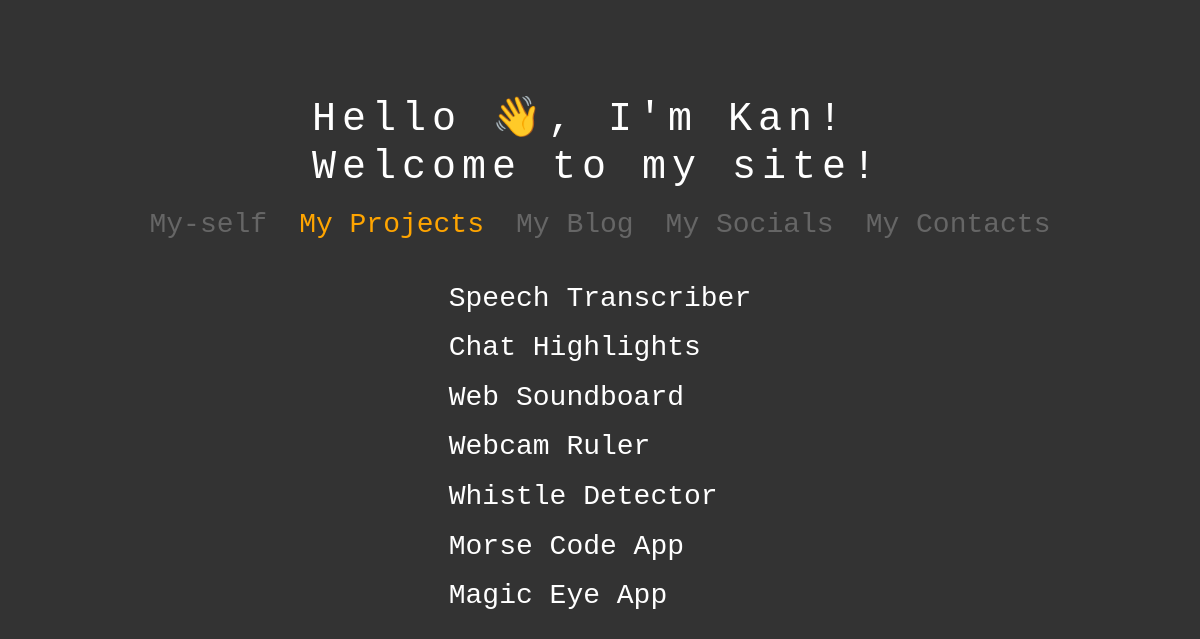
Before: /projects with the older database file.
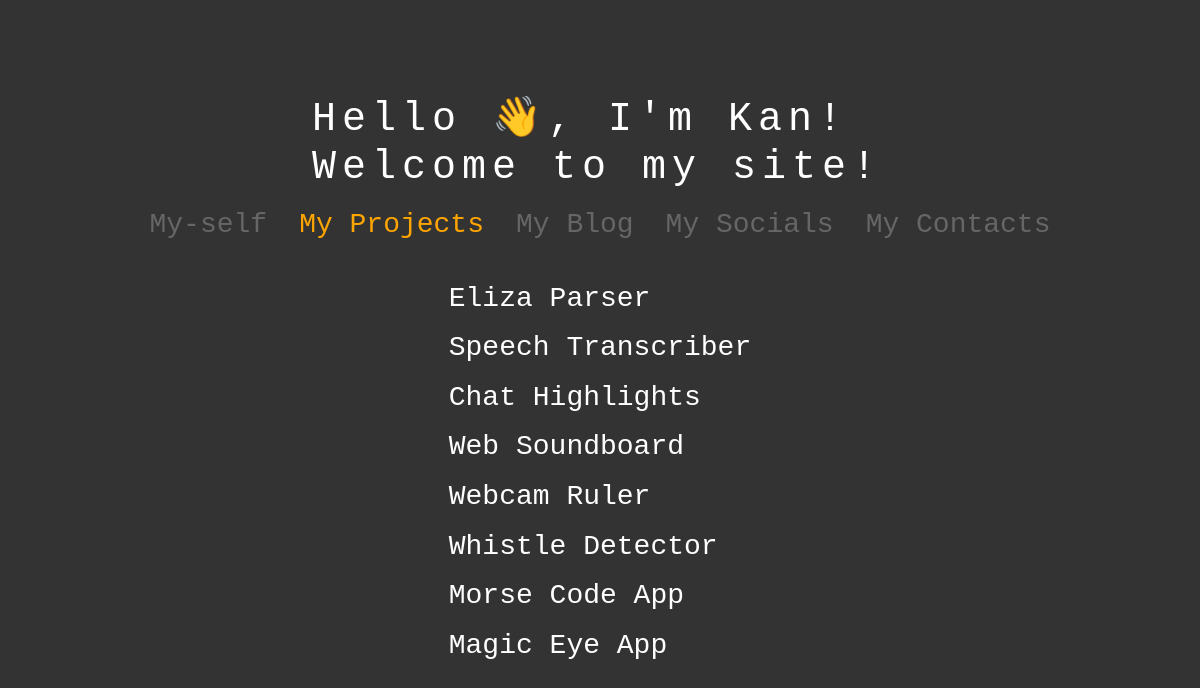
After: the same page with the newer database file.
### apps/main/models.py (models this page shows, shortened)
class Post(models.Model):
    id = models.CharField(primary_key=True, unique=True, max_length=6, default=generate_id)
    title = models.CharField(max_length=200, unique=True,)
    slug = models.SlugField(unique=True, max_length=200)
    updated_on = models.DateTimeField(auto_now=True)
    created_on = models.DateTimeField(auto_now_add=True)
    raw_content = models.TextField()
    content = models.TextField(blank=True, null=True)
    content_type = models.IntegerField(choices=TYPE)
    status = models.IntegerField(choices=STATUS)
    objects = models.Manager()
    class Meta:
        ordering = ['-created_on']

### apps/new_main/views.py (the view)
# urls.py: path('projects', projects_view, name='projects'),
def projects_view(request):
    blog_list = Post.objects.filter(status=1, content_type=0).order_by('-created_on')
    project_list = Post.objects.filter(content_type=1).order_by('-created_on')
    return render(request, 'new_main/index.html', context={'blogs': blog_list,
                                                           'projects': project_list,
                                                           'anchor': 'projects'})

### apps/new_main/templates/new_main/index.html (shortened to what this page needs)
{% extends "_base.html" %}
{% load static %}
{% block ref %}
<link rel="stylesheet" href="https://use.fontawesome.com/releases/v5.0.10/css/all.css">
<link rel="stylesheet" type="text/css" href="{% static 'new_main/css/style.css' %}">
<link rel="stylesheet" type="text/css" href="{% static 'new_main/css/animations.css' %}">
{% endblock ref %}
{% block body %}
<div id="main">
    <div id='intro1' class="intro-div">
        <div class="typewriter"> <h1 id='intro1a'>Hello <span class='wave'>👋</span>, I'm Kan!</h1></div>
        <div class="typewriter"> <h1 id='intro1b'>Welcome to my site!</h1></div>
    </div>
    <div id="header-div1" class='fade-in-top header-div'>
        <h3 id='header-about' class="header" onclick="select_nav('about', '#header-div1');">My-self</h3>
        <h3 id='header-projects' class="header" onclick="select_nav('projects', '#header-div1');">My Projects</h3>
        <h3 id='header-blogs' class="header" onclick="select_nav('blogs', '#header-div1'); blog_toggle(false);">My Blog</h3>
        <div style="display: flex; flex-direction: row; gap: 2em;">
        <h3 id='header-socials' class="header" onclick="select_nav('socials', '#header-div1');">My Socials</h3>
        <h3 id='header-contacts' class="header" onclick="select_nav('contacts', '#header-div1');">My Contacts</h3>
        </div>
    </div>
    <div id="content-div" class="fade-in-top">
        {% include "new_main/projects.html" with projects=projects %}
    </div>
</div>
{% endblock body %}

### apps/new_main/templates/new_main/projects.html
<div id="content-projects" class="fade-in-top content-div">
    <div id='header-div2' class='header-div'>
        {% for project in projects %}
            {% if project.status == 1 %}
                <h3 class='header' onclick="window.location.href='{% url 'project_post' slug_id=project.slug %}'">{{project.title}}</h3>
            {% else %}
                <h3 class='header' onclick="window.location.href='{% url 'project_post' slug_id=project.slug %}'">{{project.title}}</h3>
            {% endif %}
        {% endfor %}
    </div>
</div>

Changed rows visible on the page:
added Post: title "Eliza Parser"
